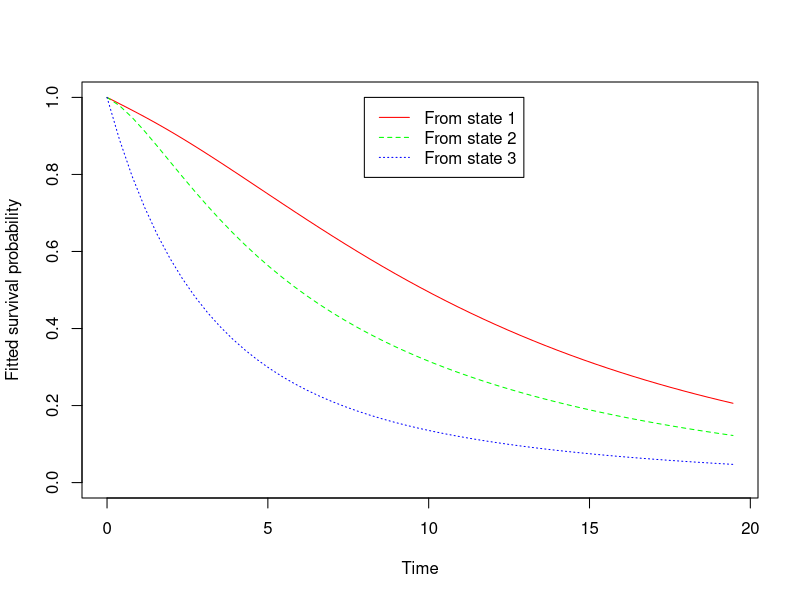
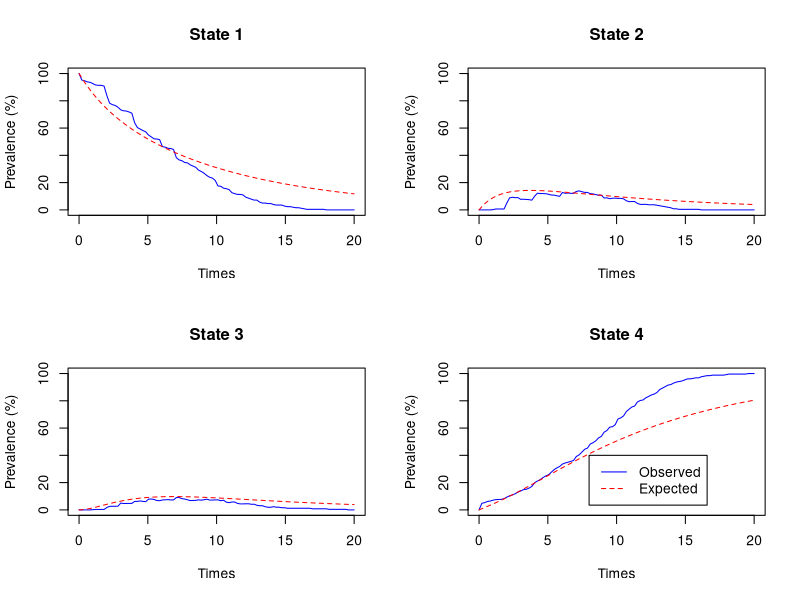

Recreate these plots in R, in order.
# Code example from 'msm-manual' vignette. See references/ for full tutorial.

### R code from vignette source 'msm-manual.Rnw'

###################################################
### code chunk number 1: msm-manual.Rnw:41-43
###################################################
version <- gsub("Version: +", "",
               packageDescription("msm", lib.loc=c("../..",.libPaths()))$Version)


###################################################
### code chunk number 2: msm-manual.Rnw:48-49
###################################################
cat(version)


###################################################
### code chunk number 3: msm-manual.Rnw:52-53
###################################################
cat(format(Sys.time(), "%d %B, %Y"))


###################################################
### code chunk number 4: msm-manual.Rnw:861-862
###################################################
options(width = 60)


###################################################
### code chunk number 5: msm-manual.Rnw:897-898
###################################################
library(msm)


###################################################
### code chunk number 6: msm-manual.Rnw:957-958
###################################################
cav[1:21,]


###################################################
### code chunk number 7: msm-manual.Rnw:968-969
###################################################
statetable.msm(state, PTNUM, data=cav)


###################################################
### code chunk number 8: msm-manual.Rnw:1020-1024
###################################################
Q  <-  rbind ( c(0, 0.25, 0, 0.25),
               c(0.166, 0, 0.166, 0.166),
               c(0, 0.25, 0, 0.25),
               c(0, 0, 0, 0) )


###################################################
### code chunk number 9: msm-manual.Rnw:1058-1060
###################################################
Q.crude  <- crudeinits.msm(state ~ years, PTNUM, data=cav,
                                   qmatrix=Q)


###################################################
### code chunk number 10: msm-manual.Rnw:1084-1086
###################################################
cav.msm <- msm( state ~ years, subject=PTNUM, data = cav,
                    qmatrix = Q, deathexact = 4)


###################################################
### code chunk number 11: msm-manual.Rnw:1114-1115 (eval = FALSE)
###################################################
## help(optim)


###################################################
### code chunk number 12: msm-manual.Rnw:1138-1139
###################################################
cav.msm


###################################################
### code chunk number 13: msm-manual.Rnw:1178-1180
###################################################
cavsex.msm <- msm( state ~ years, subject=PTNUM, data = cav,
                     qmatrix = Q, deathexact = 4, covariates = ~ sex)


###################################################
### code chunk number 14: msm-manual.Rnw:1188-1189
###################################################
cavsex.msm


###################################################
### code chunk number 15: msm-manual.Rnw:1205-1207
###################################################
qmatrix.msm(cavsex.msm, covariates=list(sex=0)) # Male
qmatrix.msm(cavsex.msm, covariates=list(sex=1)) # Female


###################################################
### code chunk number 16: msm-manual.Rnw:1219-1222 (eval = FALSE)
###################################################
## cavsex.msm <- msm( state ~ years, subject=PTNUM, data = cav,
##                   qmatrix = Q, deathexact = 4,
##                   covariates = list("1-2" = ~ sex, "1-4" = ~sex) )


###################################################
### code chunk number 17: msm-manual.Rnw:1233-1237 (eval = FALSE)
###################################################
## cav3.msm <- msm( state ~ years, subject=PTNUM, data = cav,
##                 qmatrix = Q, deathexact = 4,
##                 covariates = ~ sex,
##                 constraint = list(sex=c(1,2,3,1,2,3,2)) )


###################################################
### code chunk number 18: msm-manual.Rnw:1273-1277 (eval = FALSE)
###################################################
## cav4.msm <- msm( state ~ years, subject=PTNUM, data = cav,
##                 qmatrix = Q, deathexact = 4,
##                 control = list(trace=2, REPORT=1),
##                 fixedpars = c(6, 7) )


###################################################
### code chunk number 19: msm-manual.Rnw:1316-1317
###################################################
pmatrix.msm(cav.msm, t=10)


###################################################
### code chunk number 20: msm-manual.Rnw:1346-1347
###################################################
sojourn.msm(cav.msm)


###################################################
### code chunk number 21: msm-manual.Rnw:1359-1360
###################################################
pnext.msm(cav.msm)


###################################################
### code chunk number 22: msm-manual.Rnw:1385-1386
###################################################
totlos.msm(cav.msm)


###################################################
### code chunk number 23: msm-manual.Rnw:1408-1409
###################################################
qratio.msm(cav.msm, ind1=c(2,1), ind2=c(1,2))


###################################################
### code chunk number 24: msm-manual.Rnw:1417-1418
###################################################
hazard.msm(cavsex.msm)


###################################################
### code chunk number 25: msm-manual.Rnw:1427-1428 (eval = FALSE)
###################################################
## qmatrix.msm(cav.msm)


###################################################
### code chunk number 26: msm-manual.Rnw:1438-1439 (eval = FALSE)
###################################################
## qmatrix.msm(cavsex.msm, covariates = 0)


###################################################
### code chunk number 27: msm-manual.Rnw:1444-1445 (eval = FALSE)
###################################################
## qmatrix.msm(cavsex.msm, covariates = list(sex = 1))


###################################################
### code chunk number 28: msm-manual.Rnw:1471-1472
###################################################
plot(cav.msm, legend.pos=c(8, 1))


###################################################
### code chunk number 29: msm-manual.Rnw:1714-1716
###################################################
options(digits=3)
prevalence.msm(cav.msm, times=seq(0,20,2))


###################################################
### code chunk number 30: msm-manual.Rnw:1718-1719
###################################################
plot.prevalence.msm(cav.msm, mintime=0, maxtime=20)


###################################################
### code chunk number 31: msm-manual.Rnw:1854-1857
###################################################
options(digits=2)
pearson.msm(cav.msm, timegroups=2,
            transitions=c(1,2,3,4,5,6,7,8,9,9,9,10))


###################################################
### code chunk number 32: msm-manual.Rnw:1982-1994
###################################################
Qm <- rbind(c(0, 0.148, 0, 0.0171),
            c(0, 0, 0.202, 0.081),
            c(0, 0, 0, 0.126),
            c(0, 0, 0, 0))
ematrix <- rbind(c(0, 0.1, 0, 0),
                 c(0.1, 0, 0.1, 0),
                 c(0, 0.1, 0, 0),
                 c(0, 0, 0, 0))
cavmisc.msm <- msm(state ~ years, subject = PTNUM, data = cav,
                   qmatrix = Qm, ematrix = ematrix, deathexact = 4,
                   obstrue = firstobs)
cavmisc.msm


###################################################
### code chunk number 33: msm-manual.Rnw:2022-2026
###################################################
cavmiscsex.msm <- msm(state ~ years, subject = PTNUM, data = cav,
                      qmatrix = Qm, ematrix = ematrix,
                      deathexact = 4, misccovariates = ~sex,
                      obstrue=firstobs)


###################################################
### code chunk number 34: msm-manual.Rnw:2028-2029
###################################################
cavmiscsex.msm


###################################################
### code chunk number 35: msm-manual.Rnw:2049-2051
###################################################
ematrix.msm(cavmiscsex.msm, covariates=list(sex=0))
ematrix.msm(cavmiscsex.msm, covariates=list(sex=1))


###################################################
### code chunk number 36: msm-manual.Rnw:2098-2100
###################################################
pearson.msm(cavmisc.msm, timegroups=2,
            transitions=c(1,2,3,4,5,6,7,8,9,9,9,10))


###################################################
### code chunk number 37: msm-manual.Rnw:2147-2149
###################################################
vit <- viterbi.msm(cavmisc.msm)
vit[vit$subject==100103,]


###################################################
### code chunk number 38: msm-manual.Rnw:2349-2350
###################################################
three.q <- rbind(c(0, exp(-6), exp(-9)), c(0, 0, exp(-6)), c(0, 0, 0))


###################################################
### code chunk number 39: msm-manual.Rnw:2368-2380
###################################################
hmodel1 <- list(hmmNorm(mean=100, sd=16), hmmNorm(mean=54, sd=18),
                hmmIdent(999))

fev1.msm <- msm(fev ~ days, subject=ptnum, data=fev, qmatrix=three.q,
                deathexact=3, hmodel=hmodel1,
                hcovariates=list(~acute, ~acute, NULL),
                hcovinits = list(-8, -8, NULL),
                hconstraint = list(acute = c(1,1)))

fev1.msm

sojourn.msm(fev1.msm)


###################################################
### code chunk number 40: msm-manual.Rnw:2660-2661 (eval = FALSE)
###################################################
## help(msm)


###################################################
### code chunk number 41: msm-manual.Rnw:2669-2670 (eval = FALSE)
###################################################
## help.start()
